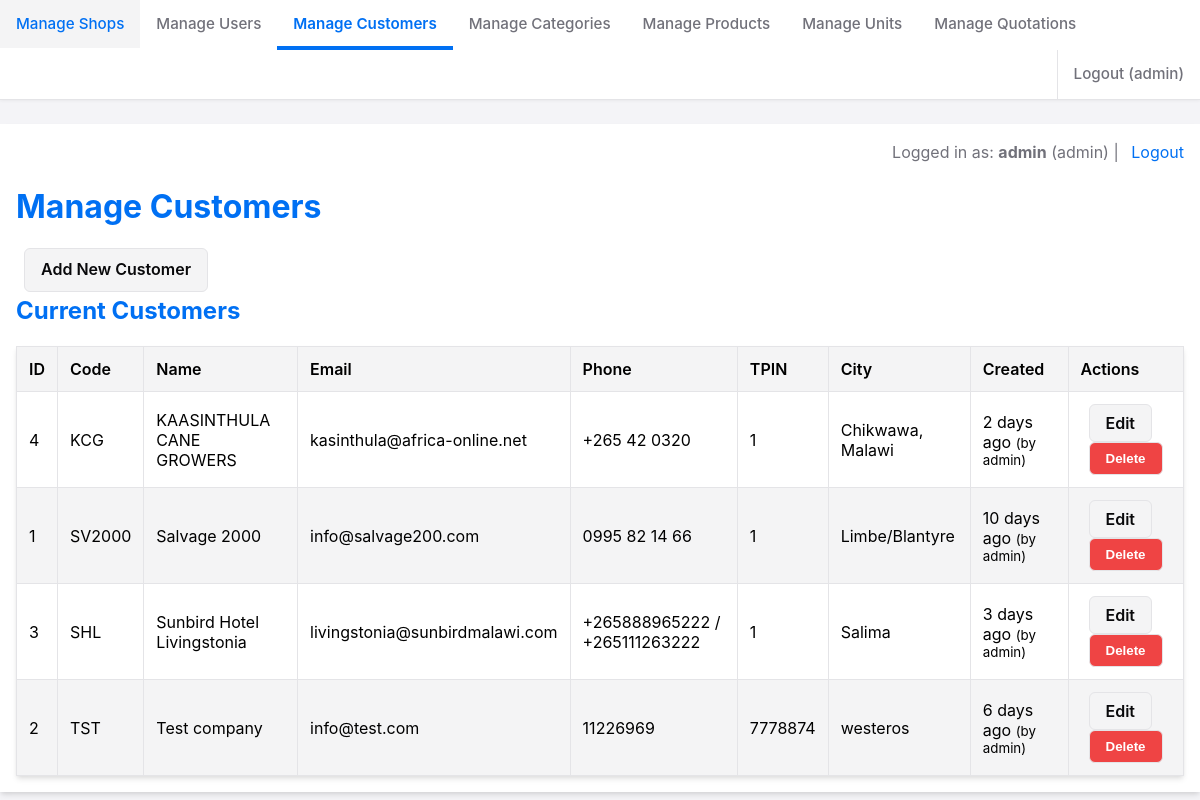
The page /admin/admin_customers.php (signed in) on the database its author committed.
### tables this page shows
CREATE TABLE IF NOT EXISTS `customers` (
  `id` int NOT NULL AUTO_INCREMENT,
  `customer_code` varchar(10) DEFAULT NULL,
  `name` varchar(255) DEFAULT NULL,
  `address_line1` varchar(255) DEFAULT NULL,
  `address_line2` varchar(255) DEFAULT NULL,
  `city_location` varchar(255) DEFAULT NULL,
  `phone` varchar(50) DEFAULT NULL,
  `email` varchar(255) DEFAULT NULL,
  `tpin_no` varchar(50) DEFAULT NULL,
  `created_at` timestamp NULL DEFAULT CURRENT_TIMESTAMP,
  `updated_at` timestamp NULL DEFAULT CURRENT_TIMESTAMP ON UPDATE CURRENT_TIMESTAMP,
  `created_by_user_id` int NOT NULL,
  `updated_by_user_id` int DEFAULT NULL,
  PRIMARY KEY (`id`),
  UNIQUE KEY `customer_code` (`customer_code`),
  KEY `created_by_user_id` (`created_by_user_id`),
  KEY `updated_by_user_id` (`updated_by_user_id`)
);

CREATE TABLE IF NOT EXISTS `users` (
  `id` int NOT NULL AUTO_INCREMENT,
  `username` varchar(50) NOT NULL,
  `password_hash` varchar(255) NOT NULL,
  `full_name` varchar(100) DEFAULT NULL,
  `email` varchar(191) NOT NULL,
  `role` enum('admin','manager','staff','supervisor','viewer') DEFAULT 'staff',
  `is_active` tinyint(1) DEFAULT '1',
  `last_login_at` timestamp NULL DEFAULT NULL,
  `created_at` timestamp NULL DEFAULT CURRENT_TIMESTAMP,
  `updated_at` timestamp NULL DEFAULT CURRENT_TIMESTAMP ON UPDATE CURRENT_TIMESTAMP,
  PRIMARY KEY (`id`),
  UNIQUE KEY `username` (`username`),
  UNIQUE KEY `email` (`email`)
);

### includes/db_connect.php (called while the page is built, shortened)
<?php
class DatabaseConfig {
    public static function executeQuery(PDO $pdo, string $query, array $params = []): PDOStatement {
        try {
            $stmt = $pdo->prepare($query);
            $stmt->execute($params);
            return $stmt;
        } catch (PDOException $e) {
            self::logQueryError($query, $params, $e);
            throw $e;
        }
    }
}

### admin/admin_customers.php (the view, shortened to what this page needs)
<?php
require_once __DIR__ . '/../includes/time_formating_helper.php';
require_once __DIR__ . '/../includes/db_connect.php';
$allowed_roles = ['admin', 'manager', 'supervisor'];
$can_edit_delete = in_array($_SESSION['user_role'], $allowed_roles);
$pdo = null;
$action = $_GET['action'] ?? 'list';
function esc(string $string): string {
    return htmlspecialchars($string, ENT_QUOTES, 'UTF-8');
}
try {
    $pdo = DatabaseConfig::getConnection();
    $customers = [];
    if ($action === 'list') {
        $sql = "SELECT c.*, uc.username as creator_username, uu.username as updater_username
                FROM customers c
                LEFT JOIN users uc ON c.created_by_user_id = uc.id
                LEFT JOIN users uu ON c.updated_by_user_id = uu.id
                ORDER BY c.name ASC";
        $stmt = DatabaseConfig::executeQuery($pdo, $sql);
        $customers = $stmt->fetchAll();
    }
} catch (PDOException $e) {
    $feedback_message = "Database error: " . esc($e->getMessage());
    $feedback_type = 'error';
    $action = 'list';
} finally {
    DatabaseConfig::closeConnection($pdo);
}
require_once __DIR__ . '/../includes/nav.php';
?>
<!DOCTYPE html>
<html lang="en">
<head>
    <link rel="stylesheet" href="../css/admin.css">
</head>
<body>
    <div class="container">
        <div class="user-info">
             Logged in as: <strong><?php echo esc($_SESSION['username']); ?></strong> (<?php echo esc($_SESSION['user_role']); ?>)
             | <a href="logout.php">Logout</a>
        </div>
        <h1>Manage Customers</h1>
        <?php if ($action === 'list'): ?>
            <?php if ($can_edit_delete):  ?>
                <a href="admin_customers.php?action=add" class="button-link">Add New Customer</a>
            <?php endif; ?>
            <h2>Current Customers</h2>
            <table>
                <thead>
                    <tr>
                        <th>ID</th>
                        <th>Code</th>
                        <th>Name</th>
                        <th>Email</th>
                        <th>Phone</th>
                        <th>TPIN</th>
                        <th>City</th>
                        <th>Created</th>
                        <?php if ($can_edit_delete): ?>
                           <th>Actions</th>
                        <?php endif; ?>
                    </tr>
                </thead>
                <tbody>
                    <?php if (empty($customers)): ?>
                        <tr>
                            <td colspan="<?php echo $can_edit_delete ? 9 : 8; ?>">No customers found.</td>
                        </tr>
                    <?php else: ?>
                        <?php foreach ($customers as $customer): ?>
                        <tr>
                            <td><?php echo (int)$customer['id']; ?></td>
                            <td><?php echo esc($customer['customer_code']); ?></td>
                            <td><?php echo esc($customer['name']); ?></td>
                            <td><?php echo esc($customer['email']); ?></td>
                            <td><?php echo esc($customer['phone'] ?? 'N/A'); ?></td>
                            <td><?php echo esc($customer['tpin_no'] ?? 'N/A'); ?></td>
                            <td><?php echo esc($customer['city_location'] ?? 'N/A'); ?></td>
                            <td>
                                <?php echo formatRelativeTime($customer['created_at']); ?>
                                <small>(by <?php echo esc($customer['creator_username'] ?? 'Unknown'); ?>)</small>
                            </td>
                           <?php if ($can_edit_delete): ?>
                               <td class="actions">
                                   <a href="admin_customers.php?action=edit&id=<?php echo (int)$customer['id']; ?>" class="button-link edit">Edit</a>
                                   <button type="button" onclick="confirmDelete(<?php echo (int)$customer['id']; ?>, '<?php echo esc(addslashes($customer['name'])); ?>')" class="button-link delete">Delete</button>
                               </td>
                           <?php endif; ?>
                        </tr>
                        <?php endforeach; ?>
                    <?php endif; ?>
                </tbody>
            </table>
        <?php endif;  ?>
    </div>
</body>
</html>

### includes/time_formating_helper.php (shortened to what this page needs)
<?php
function formatRelativeTime($timestamp) {
    $now = new DateTime();
    $past = new DateTime($timestamp);
    $diff = $now->diff($past);
    $exactTimestamp = date('Y-m-d H:i:s', strtotime($timestamp));
    if ($diff->y > 0) {
        $relativeTime = $diff->y . ' year' . ($diff->y > 1 ? 's' : '') . ' ago';
    } elseif ($diff->m > 0) {
        $relativeTime = $diff->m . ' month' . ($diff->m > 1 ? 's' : '') . ' ago';
    } elseif ($diff->d > 0) {
        $relativeTime = $diff->d . ' day' . ($diff->d > 1 ? 's' : '') . ' ago';
    } elseif ($diff->h > 0) {
        $relativeTime = $diff->h . ' hour' . ($diff->h > 1 ? 's' : '') . ' ago';
    } elseif ($diff->i > 0) {
        $relativeTime = $diff->i . ' minute' . ($diff->i > 1 ? 's' : '') . ' ago';
    } else {
        $relativeTime = 'Just now';
    }
    return "<span class='timestamp' title='Exact time'>{$relativeTime}<span class='tooltip'>{$exactTimestamp}</span></span>";
}
?>

### css/admin.css (style rules this page uses)
:root { --background: #ffffff; --foreground: #000000; --card: #ffffff; --card-foreground: #000000; --popover: #ffffff; --popover-foreground: #000000; --primary: #0070f3; --primary-foreground: #ffffff; --secondary: #f4f4f5; --secondary-foreground: #09090b; --muted: #f4f4f5; --muted-foreground: #71717a; --accent: #f4f4f5; --accent-foreground: #09090b; --destructive: #ef4444; --destructive-foreground: #ffffff; --border: #e4e4e7; --input: #e4e4e7; --ring: #0070f3; --role-admin: #ef4444; --role-manager: #10b981; --role-supervisor: #3b82f6; --role-staff: #8b5cf6; --role-viewer: #6b7280; }
* { box-sizing: border-box; margin: 0; padding: 0; }
body { font-family: -apple-system, BlinkMacSystemFont, "Segoe UI", Roboto, Oxygen-Sans, Ubuntu, Cantarell, "Helvetica Neue", sans-serif; line-height: 1.6; color: var(--foreground); background-color: #f4f4f7; }
.container { max-width: 1200px; margin: 0 auto; padding: 1rem; background-color: var(--background); box-shadow: 0 4px 6px -1px rgba(0, 0, 0, 0.1), 0 2px 4px -1px rgba(0, 0, 0, 0.06); }
.user-info { text-align: right; margin-bottom: 1rem; color: var(--muted-foreground); }
.user-info a { color: var(--primary); text-decoration: none; margin-left: 0.5rem; }
h1, h2 { margin-bottom: 1rem; color: var(--primary); }
button, .button-link { display: inline-block; padding: 0.5rem 1rem; border-radius: 0.375rem; text-decoration: none; cursor: pointer; font-weight: 600; transition: all 0.2s ease; }
button { background-color: var(--primary); color: var(--primary-foreground); border: none; }
.button-link { background-color: var(--secondary); color: var(--secondary-foreground); border: 1px solid var(--border); margin-left: 0.5rem; }
.button-link.edit { background-color: var(--accent); color: var(--accent-foreground); }
.button-link.delete { background-color: var(--destructive); color: var(--destructive-foreground); }
table { width: 100%; border-collapse: collapse; background-color: var(--card); box-shadow: 0 4px 6px -1px rgba(0, 0, 0, 0.1), 0 2px 4px -1px rgba(0, 0, 0, 0.06); }
table th, table td { border: 1px solid var(--border); padding: 0.75rem; text-align: left; }
table th { background-color: var(--muted); font-weight: 600; }
table tr:nth-child(even) { background-color: var(--accent); }
.timestamp { position: relative; cursor: help; }

### rows shown on the page
customers: id "4", customer_code "KCG", name "KAASINTHULA CANE GROWERS", email "kasinthula@africa-online.net", phone "+265 42 0320", tpin_no "1", city_location "Chikwawa, Malawi", created_at "2 days ago", users.username "admin"
customers: id "1", customer_code "SV2000", name "Salvage 2000", email "info@salvage200.com", phone "0995 82 14 66", tpin_no "1", city_location "Limbe/Blantyre", created_at "10 days ago", users.username "admin"
customers: id "3", customer_code "SHL", name "Sunbird Hotel Livingstonia", email "livingstonia@sunbirdmalawi.com", phone "+265888965222 / +265111263222", tpin_no "1", city_location "Salima", created_at "3 days ago", users.username "admin"
customers: id "2", customer_code "TST", name "Test company", email "info@test.com", phone "11226969", tpin_no "7778874", city_location "westeros", created_at "6 days ago", users.username "admin"

### other values the page prints
esc_nav($_SESSION['username']) "admin"
$_SESSION['username'] "admin"
$_SESSION['user_role'] "admin"
